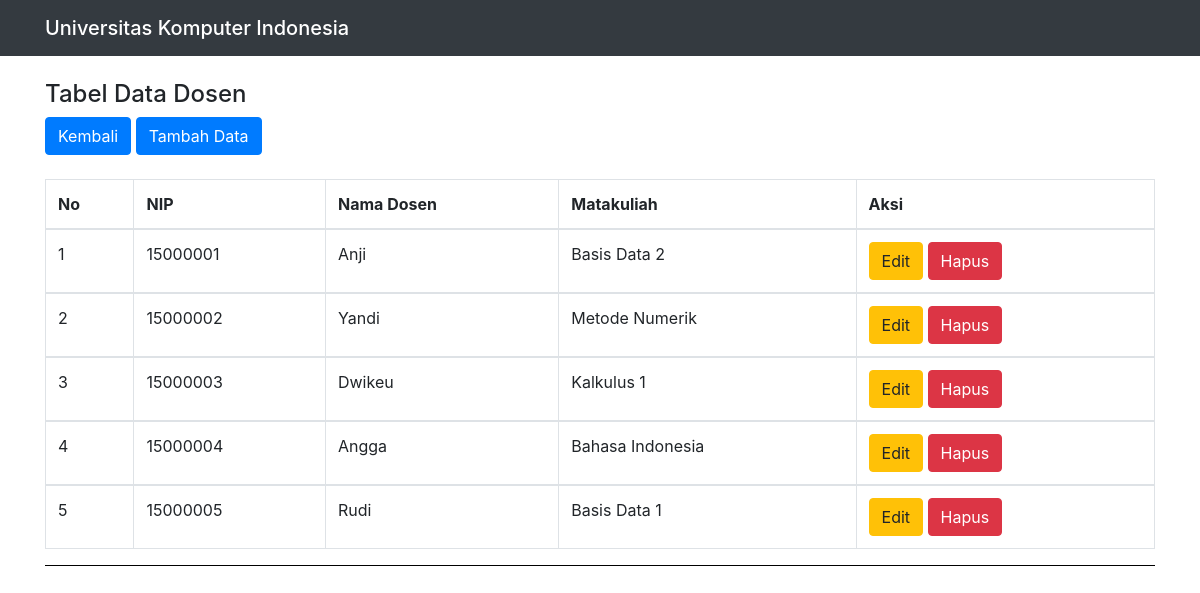
Screenshot of /dosen.php with the database file from the repository.
### tables this page shows
CREATE TABLE `dosen` (
  `nip` varchar(8) NOT NULL,
  `nama_dosen` varchar(50) DEFAULT NULL,
  `matakuliah` varchar(50) DEFAULT NULL
);

### dosen.php (the view, shortened to what this page needs)
<!DOCTYPE html>
<html>
<head>
    <link rel="stylesheet" href="bootstrap/css/bootstrap.min.css">
</head>
<body>
  <nav class="navbar navbar-dark bg-dark">
  <div class="container">
  <span class="navbar-brand mb-0 h1">Universitas Komputer Indonesia</span>
  </nav>
<div class="container">
    <br>
    <h4>Tabel Data Dosen</h4>
    <a href="menu.php" class="btn btn-primary" role="button">Kembali</a>
    <a href="createdosen.php" class="btn btn-primary" role="button">Tambah Data</a>
    <br>
    <table class="table table-bordered table-hover">
        <br>
        <thead>
        <tr>
            <th>No</th>
            <th>NIP</th>
            <th>Nama Dosen</th>
            <th>Matakuliah</th>
            <th colspan='2'>Aksi</th>
        </tr>
        </thead>
        <?php
        include "koneksi.php";
        $sql="select * from dosen order by nip asc";
        $hasil=mysqli_query($kon,$sql);
        $no=0;
        while ($data = mysqli_fetch_array($hasil)) {
            $no++;
            ?>
            <tbody>
            <tr>
                <td><?php echo $no;?></td>
                <td><?php echo $data["nip"]; ?></td>
                <td><?php echo $data["nama_dosen"];   ?></td>
                <td><?php echo $data["matakuliah"];   ?></td>
                <td>
                    <a href="updatedosen.php?nip=<?php echo htmlspecialchars($data['nip']); ?>" class="btn btn-warning" role="button">Edit</a>
                    <a href="<?php echo htmlspecialchars($_SERVER["PHP_SELF"]);?>?nip=<?php echo $data['nip']; ?>" class="btn btn-danger" role="button">Hapus</a>
                </td>
            </tr>
            </tbody>
            <?php
        }
        ?>
    </table>
    <hr color='black'>
</div>
</body>
</html>

### rows the page displays
dosen: nip "15000001", nama_dosen "Anji", matakuliah "Basis Data 2"
dosen: nip "15000002", nama_dosen "Yandi", matakuliah "Metode Numerik"
dosen: nip "15000003", nama_dosen "Dwikeu", matakuliah "Kalkulus 1"
dosen: nip "15000004", nama_dosen "Angga", matakuliah "Bahasa Indonesia"
dosen: nip "15000005", nama_dosen "Rudi", matakuliah "Basis Data 1"
